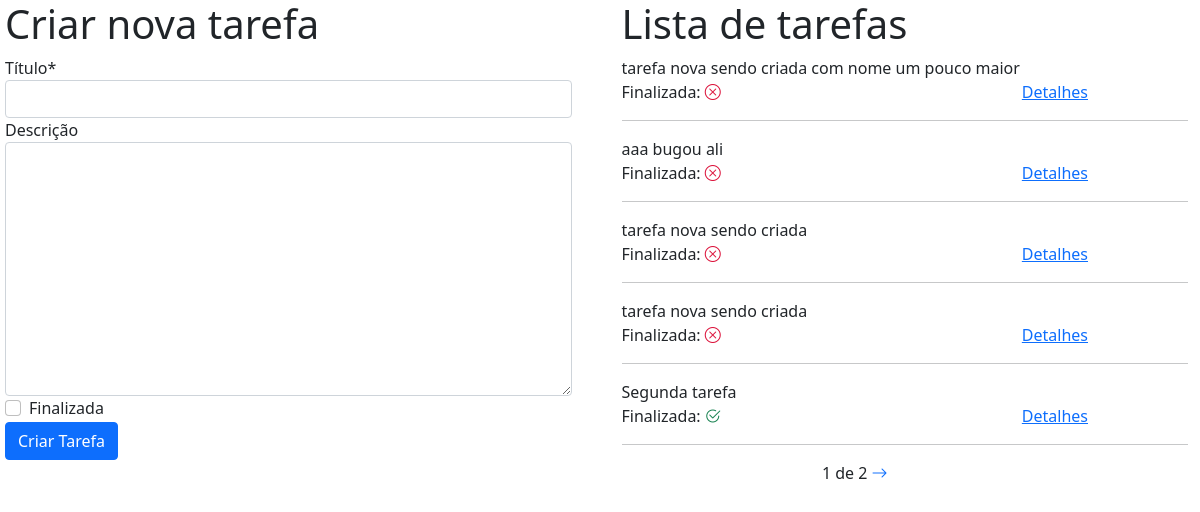
The app's page /, older data.
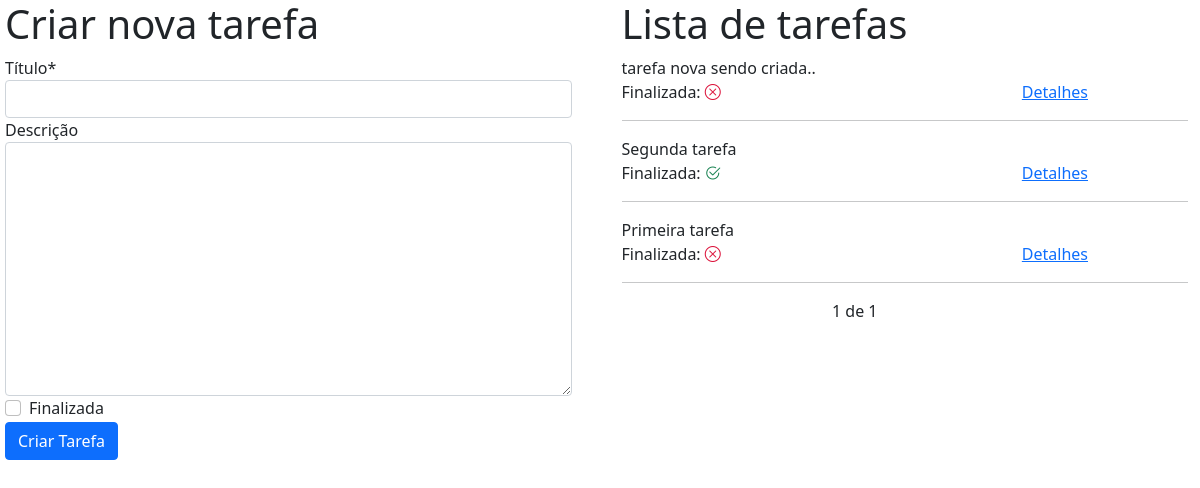
The same page, newer data.
### core/models.py (models this page shows, shortened)
class ToDo(models.Model):
    title = models.CharField('Título', max_length=50, null=False)
    description = models.TextField('Descrição', blank=True, null=True)
    done = models.BooleanField("Finalizada", default=False)
    created = models.DateTimeField(auto_now_add=True, verbose_name="Data de criação")
    class Meta:
        verbose_name_plural = "To Do"
        ordering = ['-created']

### core/views.py (the view)
# urls.py: path('', views.index, name="index"),
def index(request):
    lista_todos = ToDo.objects.all()
    paginator = Paginator(lista_todos, 5)
    page = request.GET.get("page")
    todos = paginator.get_page(page)
    form = ToDoForms()
    if request.method == "POST":
        form = ToDoForms(request.POST)
        if form.is_valid():
            form.save()
            return redirect("Todo:index")
        return render(request, 'core/index.html', context={"todos": todos, "form":form})
    return render(request, 'core/index.html', context={"todos": todos, "form":form})

### core/forms.py
class ToDoForms(forms.ModelForm):
    class Meta:
        model = ToDo
        fields = ["title", "description", "done"]

### core/templates/core/index.html (shortened to what this page needs)
{% extends 'base.html' %}
{% load crispy_forms_tags %}
{% block content %}
<div class="row">
    <div class="col-md">
        <h1>Criar nova tarefa</h1>
        <form method="post">
            {{ form|crispy }}
            <button class="btn btn-primary" type="submit">Criar Tarefa</button>
        </form>
    </div>
    <div class="col-sm">
        <h1>Lista de tarefas</h1>
        <tr>
            {% for todo in todos %}
                <td>{{ todo.title }}</td><br>
                <td>Finalizada: {% if todo.done %}<i class="bi bi-check2-circle"></i>{% else %}<i class="bi bi-x-circle"></i>{% endif %}
                <a id="space" href="{% url 'Todo:detail' todo.id %}">Detalhes</a></td>
                <br><hr>
            {% empty %}
                <p>Você ainda não criou nenhuma tarefa!</p>
            {% endfor %}
        </tr>
        <div class="div-pagination">
            {{todos.number}} de {{ todos.paginator.num_pages}}
            {% if todos.has_next %}
                <a href="?page={{ todos.next_page_number }}"><i class="bi bi-arrow-right"></i></span></a>
            {% endif %}
        </div>
    </div>
</div>
{% endblock %}

Row changes from the older to the newer data that the page shows:
removed ToDo: title "tarefa nova sendo criada com nome um pouco maior", done False (drawn)
removed ToDo: title "aaa bugou ali", done False (drawn)
removed ToDo: title "tarefa nova sendo criada", done False (drawn)
changed ToDo: title "tarefa nova sendo criada" → "tarefa nova sendo criada.."
now on this page (row unchanged): ToDo: title "Primeira tarefa", done False (drawn)
Text that changed along with them:
{{ todos.paginator.num_pages }}: "2" → "1"
